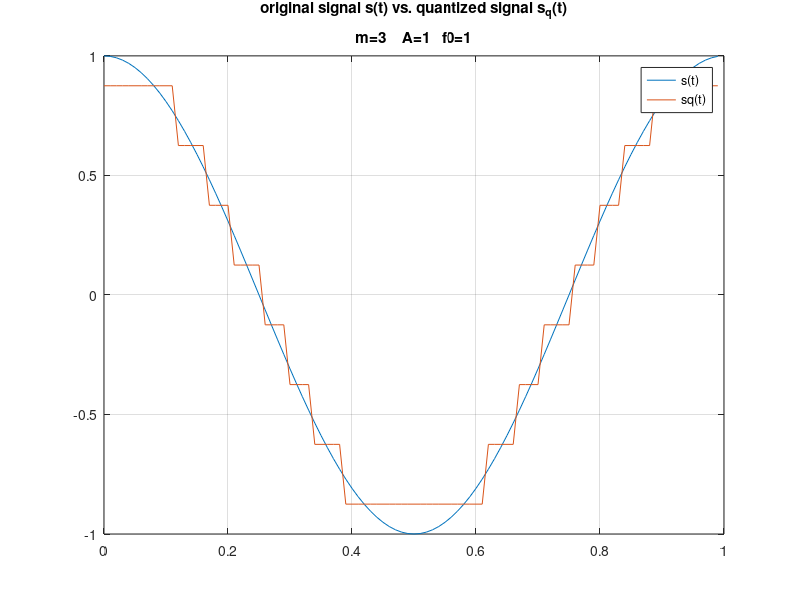
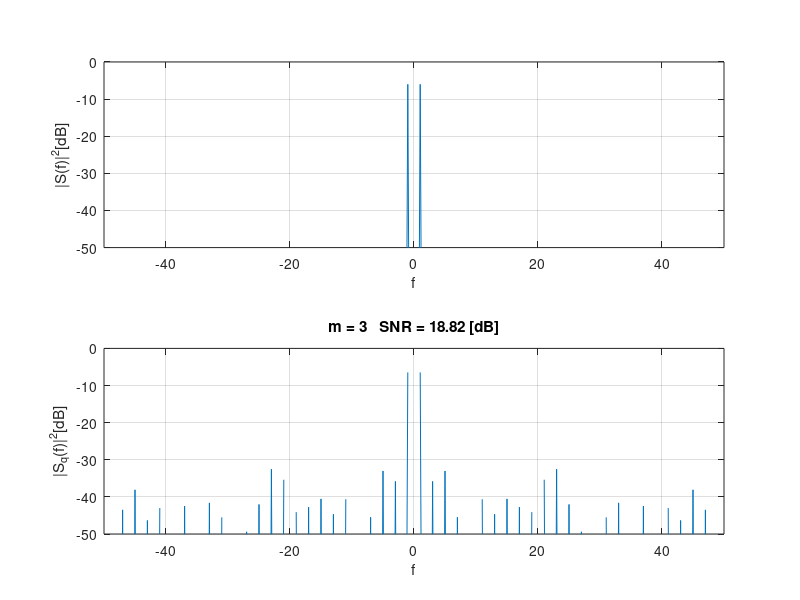

Source code (MATLAB) for these figures, in order:
clear all
close all
clc


    %defining variables
  
T_max = 1;
f_s = 100;                  %sampling frequency
T_s = 1/f_s;                %sampling period
t = 0:T_s:T_max-T_s;        %time axis
N_total = length(t);        %number of samples
f_res = f_s/N_total;
f_0 = 1;
A = 1;

s = A*cos(2*pi*f_0*t);      %signal s(t);

m = 3;                                      %quantization bits
delta = (max(s)-min(s))/(2^m);              %average value
partition = [-((2^m)/2-1)*delta:delta:((2^m)/2-1)*delta];
codebook = [-((2^m)/2-1)*delta-delta/2:delta:((2^m)/2-1)*delta+delta/2];
[index,sq] = quantiz(s,partition,codebook);

    
    %first plot

figure(1)
plot(t,s);
hold on
plot(t,sq);
legend('s(t)','sq(t)')
grid on
title(sprintf('original signal s(t) vs. quantized signal s_q(t)\n\nm=%d    A=%d   f0=%d',m,A,f_0))

S = fft(s)*T_s;             %fourier transform of the signal
SM = abs(S);                %magnitude of S(f)
M = 20*log10(SM);           %dB
S_shift = fftshift(M);      %shifting for symmetry      

SQ = fft(sq)*T_s;           %fourier transform of the quantized signal
SMQ = abs(SQ);              %magnitude of Sq(f)
MQ = 20*log10(SMQ);         %dB
SQ_shift = fftshift(MQ);    %shifting for symmetry


E_s = max(SMQ);              %energy of the frequency component f_0
New_s = SM - SMQ;
E_n = sum(New_s.^2)*f_res;   %energy of the noise

SNR1 = 10*log10(E_s/E_n);         %calculating the SNR using the energy ratio
SNR2 = 10*log10(1.5*4^m);         %calculating the SNR using a derived formula 

f_res = f_s/N_total;            %frequency resolution
f = 0:f_res:f_s-f_res;          %frequency axis
f_symm = f-f_s/2;               %symmetric axis


    %second plot

figure(2)
subplot(2,1,1);
plot(f_symm,S_shift);
grid on
xlabel('f');
ylabel('|S(f)|^2[dB]');
xlim([-50 50])
ylim([-50 0])
grid on

subplot(2,1,2);
plot(f_symm,SQ_shift);
xlabel('f');
ylabel('|S_q(f)|^2[dB]');
xlim([-50 50])
ylim([-50 0])
grid on
title(sprintf('m = %d   SNR = %.2f [dB]', m, SNR1));



